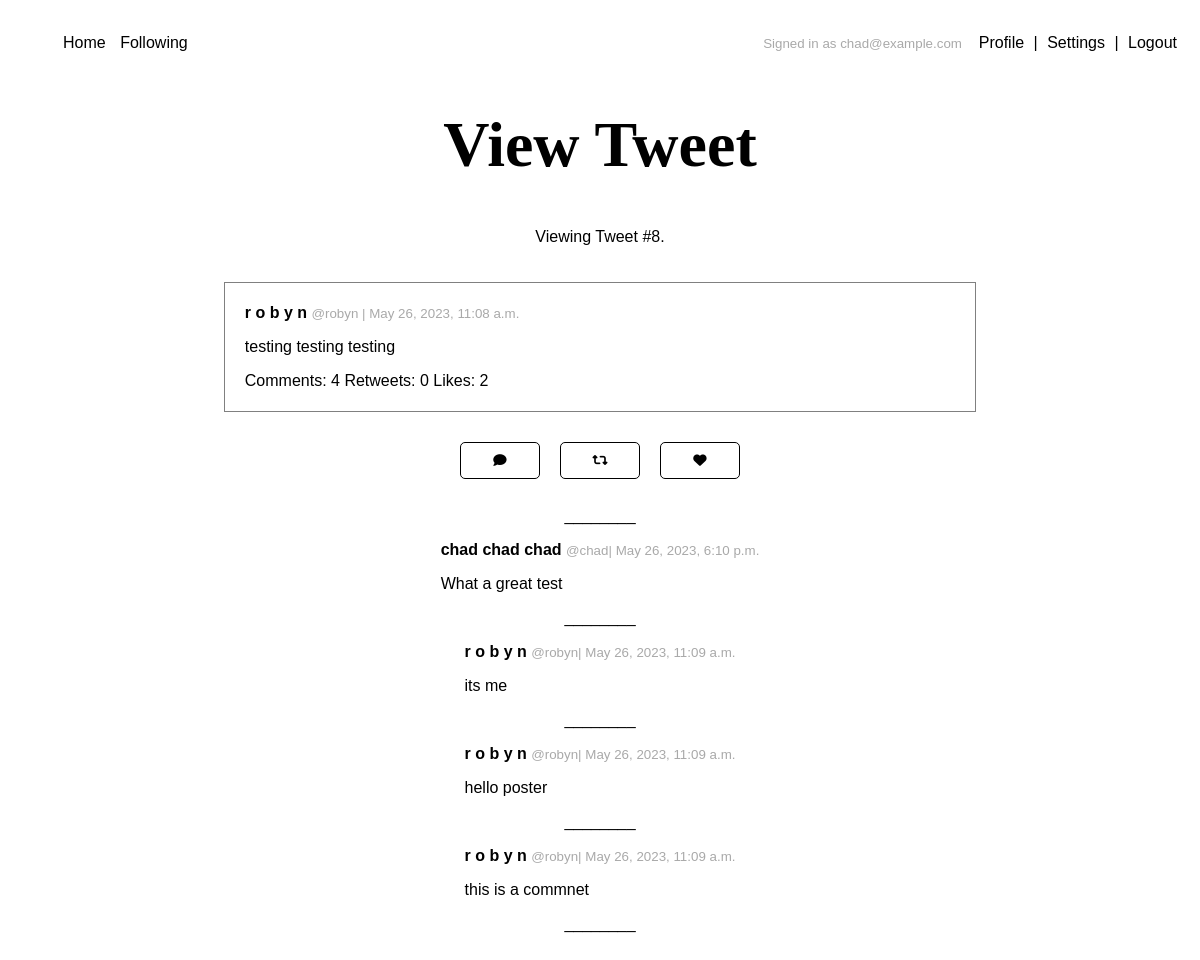
/8/ (signed in), run on the app's committed database.
### tweets/models.py (models this page shows)
class Tweet(models.Model):
    text = models.CharField(max_length=144)
    date = models.DateTimeField(default=timezone.now)
    likes = models.ManyToManyField(User, blank=True, related_name='likes')
    user = models.ForeignKey(User, on_delete=models.CASCADE)
    class Meta:
        ordering = ["-date"]
    def __str__(self):
        return self.text

class Comment(models.Model):
    tweet = models.ForeignKey(Tweet, on_delete=models.CASCADE)
    user = models.ForeignKey(User, on_delete=models.CASCADE)
    text = models.CharField(max_length=144)
    date = models.DateTimeField(default=timezone.now)
    def __str__(self):
        return self.text
    class Meta:
        ordering = ["-date"]

### users/models.py (models this page shows, shortened)
class Profile(models.Model):
    user = models.OneToOneField(User, on_delete=models.CASCADE)
    bio = models.TextField(default="")
    display_name = models.CharField(default="", max_length=150)
    location = models.CharField(blank=True, max_length=150)
    followers = models.ManyToManyField(User, blank=True, related_name='followers')
    following = models.ManyToManyField(User, blank=True, related_name='following')

### tweets/views.py (the view)
# urls.py: path('<int:tweet_id>/', views.tweet, name="tweet"),
@login_required
def tweet(request, tweet_id):
    tweet = get_object_or_404(Tweet, pk=tweet_id)
    already_liked = False
    if request.user.is_authenticated:
        already_liked = liked(request.user, tweet)
    return render(request, 'tweets/view_tweet.html', {"title": "View Tweet", "tweet": tweet, "already_liked": already_liked })

### tweets/views.py (called while the page is built)
def liked(user, tweet):
    liked = False
    for like in tweet.likes.all():
        if like == user:
            liked = True
            break
    return liked

### templates/tweets/view_tweet.html (shortened to what this page needs)
{% extends '../base.html' %}
{% block content %}
    <p>Viewing Tweet #{{tweet.id}}.</p>
    {% include "tweets/tweet.html" %}
    <div class="tweet-buttons center">
        <button id="show-comment" class="comment" onclick="showForm()" title="Show comment box"><i class="fa-solid fa-comment"></i></button>
        <form action="{% url 'retweet' tweet.id %}" method="post">
            <button type="submit" class="retweet" title="Retweet"><i class="fa-solid fa-retweet"></i></button>
        </form>
        <form action="{% url 'like' tweet.id %}" method="post">
            {% if already_liked %}
                <button type="submit" class="like" title="Like"><i class="fa-solid fa-heart"></i></button>
            {% else %}
                <button type="submit" class="like" title="Like"><i class="fa-regular fa-heart"></i></button>
            {% endif %}
        </form>
    </div>
        <br>
    <div class="center comments">
        ________
        {% for comment in tweet.comment_set.all %}
            {% include "tweets/comment.html" %}
        ________
        {% endfor %}
    </div>
{% endblock %}

### templates/base.html (shortened to what this page needs)
<!DOCTYPE html>
<html lang="en">
    <head>
        {% load static %}
        <link rel="stylesheet" href="{% static 'style.css' %}" rel="stylesheet" type="text/css">
        <link href="{% static 'fontawesomefree/css/fontawesome.css' %}" rel="stylesheet" type="text/css">
        <link href="{% static 'fontawesomefree/css/solid.css' %}" rel="stylesheet" type="text/css">
        <link href="{% static 'fontawesomefree/css/regular.css' %}" rel="stylesheet" type="text/css">
    </head>
    <body>
        <nav>
            <ul>
                {% if user.is_authenticated %}
                     <li><a id="nav-home" title="Home" href="{% url 'tweets' %}">Home</a></li>
                    <li><a id="nav-following" title="Following" href="{% url 'following_feed' %}">Following</a></li>
                        <div class="float-right">
                            <li><small>Signed in as {{user.email}}&nbsp;&nbsp;</small></li>
                            <l1><a id="nav-profile" title="Profile" href="{% url 'profile' %}">Profile</a></l1>
                             |
                            <li><a id="nav-settings" title="Settings" href="{% url 'settings' %}">Settings</a></li>
                             |
                            <l1><a id="nav-logout" title="Logout" href="{% url 'signout' %}">Logout</a></l1>
                    </div>
                {% else %}
                    <div class="float-right">
                        <l1><a id="nav-signin" title="Sign in" href="{% url 'signin' %}">Sign in</a></l1>
                         |
                        <l1><a id="nav-signup" title="Sign up" href="{% url 'signup' %}">Sign up</a></l1>
                    </div>
                {% endif %}
            </ul>
        </nav>
        <div class="content center">
            <h1 class="title">{{ title }}</h1>
            {% block content %}{% endblock %}
    </body>
</html>

### templates/tweets/tweet.html (shortened to what this page needs)
<div class="tweet-card width-100">
    <a class="profile-link" href="{% url 'profile_public' tweet.user.id %}">
        <p>
            <strong>
                {{ tweet.user.profile.display_name }}
            </strong>
            <small>@{{ tweet.user }} | {{ tweet.date }}</small>
        </p>
    </a>
    <a class="tweet-link" href="{% url 'tweet' tweet.id %}">
        <p>{{ tweet }}</p>
        <p>
            Comments: {{ tweet.comment_set.count }}
            Retweets: {{ tweet.retweet_set.count }}
            Likes: {{ tweet.likes.count }}
        </p>
    </a>
</div>

### templates/tweets/comment.html
<div class="tweet comment-box">
    <a class="profile-link" href="{% url 'profile_public' comment.user.id %}">
        <p>
            <strong>{{ comment.user.profile.display_name }}</strong>
            <small>@{{ comment.user }}| {{ comment.date }}</small>
        </p>
    </a>
    <p>{{ comment }}</p>
</div>

### static/style.css (style rules this page uses)
body { font-family: "Trebuchet MS", "Arial", sans-serif; margin-bottom: 70px; }
h1 { font-family: "Garamond"; font-size: 64px; font-weight: bold; margin: 30px; }
@media (min-width: 1000px) { .content { margin-left: 20%; margin-right: 20%; } }
.center, form { display: flex; justify-content: center; align-items: center; flex-direction: column; }
.width-100, form { width: 100%; }
button { background: white; color: black; text-align: center; border: 1px solid black; padding-left: 20px; padding-right: 20px; padding-top: 10px; padding-bottom: 10px; border-radius: 5px; margin-top: 10px; width: 20%; }
nav { padding: 10px; }
nav li { display: inline; }
nav a { text-decoration: none; color: black; padding: 5px; border-radius: 5px; }
.float-right { float:right; }
small { color: darkgrey; }
div.tweet-card a { color: black; text-decoration: none; }
div.tweet-card { border: solid 1px grey; margin: 20px; padding: 5px 20px; }
a.follows-link, a.profile-link { color: black; text-decoration: none; }
.tweet-buttons { flex-direction: row; }
button.like, button#show-comment, button.retweet { min-width: 80px; max-width: 80px; margin: 10px; text-align: center; padding: 10px; background: white; color: black; opacity: 100%; }

### data on the page
Tweet: id "8", user.profile.display_name "r o b y n", user "robyn", date "May 26, 2023, 11:08 a.m.", text "testing testing testing", comment_set.count "4", retweet_set.count "0", likes.count "2"
Comment: user.profile.display_name "chad chad chad", user "chad", date "May 26, 2023, 6:10 p.m.", text "What a great test"
Comment: user.profile.display_name "r o b y n", user "robyn", date "May 26, 2023, 11:09 a.m.", text "its me"
Comment: user.profile.display_name "r o b y n", user "robyn", date "May 26, 2023, 11:09 a.m.", text "hello poster"
Comment: user.profile.display_name "r o b y n", user "robyn", date "May 26, 2023, 11:09 a.m.", text "this is a commnet"

### other printed values
{{ user.email }} "chad@example.com"
{{ title }} "View Tweet"
